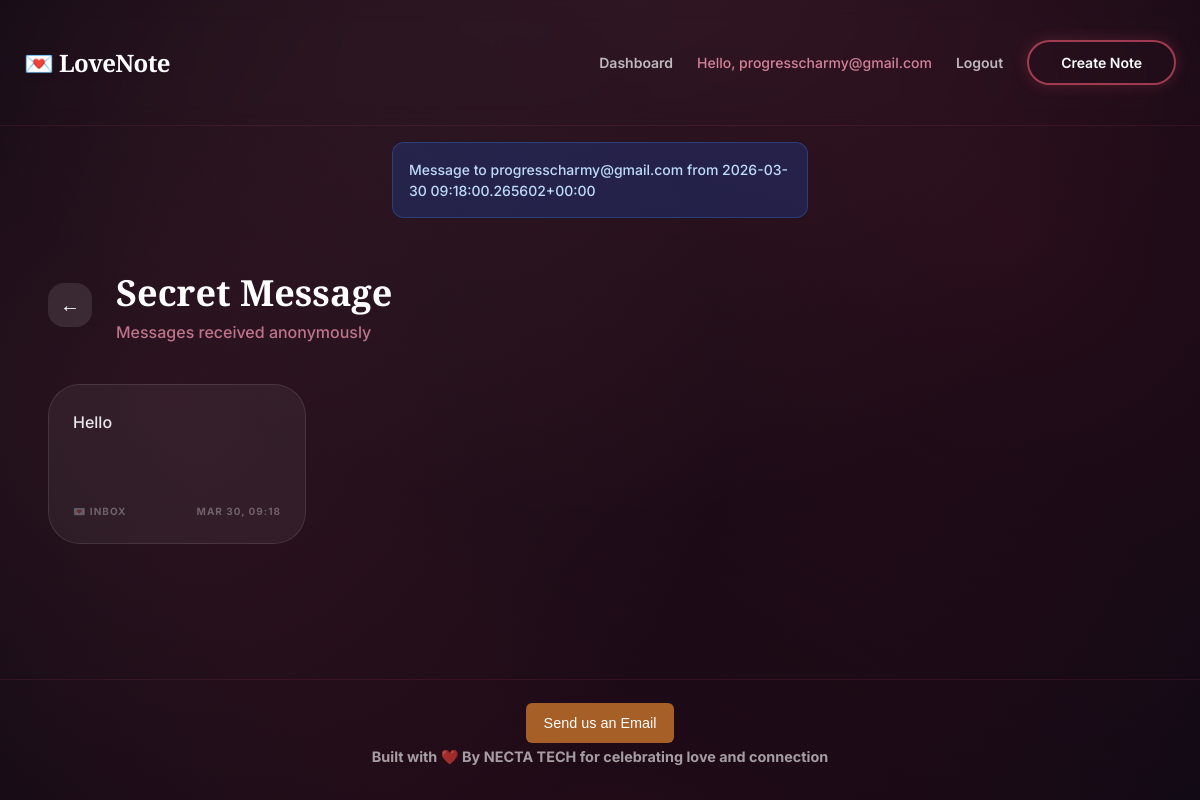
Page /messages/3/ (signed in) on the committed database.
### valapp/models.py (models this page shows, shortened)
class CustomUser(AbstractBaseUser, PermissionsMixin):
    email = models.EmailField(unique=True)
    first_name = models.CharField(max_length=150, blank=True)
    last_name = models.CharField(max_length=150, blank=True)
    is_active = models.BooleanField(default=True)
    is_staff = models.BooleanField(default=False)
    date_joined = models.DateTimeField(default=timezone.now)
    reset_code = models.CharField(max_length=6, blank=True, null=True)
    reset_code_expiry = models.DateTimeField(blank=True, null=True)
    USERNAME_FIELD = 'email'
    REQUIRED_FIELDS = []
    objects = UserManager()
    def get_short_name(self):
        return self.first_name or self.email

class AnonymousMessage(models.Model):
    link = models.ForeignKey(UserLink, on_delete=models.CASCADE, related_name='received_messages')
    content = models.TextField()
    created_at = models.DateTimeField(auto_now_add=True)
    is_read = models.BooleanField(default=False)
    def __str__(self):
        return f"Message to {self.link.user.email} from {self.created_at}"

class UserLink(models.Model):
    user = models.ForeignKey(CustomUser, on_delete=models.CASCADE, related_name='links')
    link_type = models.ForeignKey(LinkType, on_delete=models.CASCADE)
    short_code = models.CharField(max_length=20, null=True, blank=True)
    created_at = models.DateTimeField(auto_now_add=True)

class LinkType(models.Model):
    name = models.CharField(max_length=100) # e.g., "Ask me anything"
    prompt = models.CharField(max_length=255) # e.g., "Send me a secret message!"
    icon = models.CharField(max_length=50, default='💌')
    color_gradient = models.CharField(max_length=255, default='linear-gradient(135deg, #f45a75, #ff738d)')

### valapp/views.py (the view)
# urls.py: path('messages/<int:link_id>/', views.received_messages, name='received_messages'),
@login_required
def received_messages(request, link_id):
    link = get_object_or_404(UserLink, id=link_id, user=request.user)
    received_msgs = link.received_messages.all().order_by('-created_at')
    return render(request, 'received_messages.html', {'link': link, 'messages': received_msgs})

### valapp/templates/received_messages.html (shortened to what this page needs)
{% extends 'generic.html' %}
{% load static %}
{% block extra_head %}
<link rel="stylesheet" href="{% static 'valapp/css/dashboard.css' %}">
{% endblock %}
{% block content %}
<div class="dashboard-container">
    <div class="dashboard-header">
        <div class="dashboard-header-info">
            <a href="{% url 'dashboard' %}" class="btn-back">
                ←
            </a>
            <div>
                <h1 class="dashboard-title">{{ link.link_type.name }}</h1>
                <p class="dashboard-subtitle">Messages received anonymously</p>
            </div>
        </div>
    </div>
    {% if messages %}
    <div class="grid-small-cards">
        {% for msg in messages %}
        <a href="{% url 'message_detail' msg.id %}" class="message-inbox-card {% if not msg.is_read %}unread{% endif %}">
            <p class="message-preview-text">
                {{ msg.content }}
            </p>
            <div class="message-meta">
                <span>💌 Inbox</span>
                <span>{{ msg.created_at|date:"M d, H:i" }}</span>
            </div>
        </a>
        {% endfor %}
    </div>
    {% endif %}
</div>
{% endblock %}

### valapp/templates/generic.html (shortened to what this page needs)
{% load static %}
<!DOCTYPE html>
<html lang="en">
<head>
    <link rel="stylesheet" href="{% static 'valapp/css/style.css' %}">
    {% block extra_head %}{% endblock %}
</head>
<body>
    <header class="main-header">
      <a href="{% url 'index' %}" class="header-logo">
        <span class="text-rosePrimary">💌</span> LoveNote
      </a>
      <div class="header-nav desktop-only">
        {% if user.is_authenticated %}
          <a href="{% url 'dashboard' %}" class="nav-link">Dashboard</a>
          <span class="nav-greeting">Hello, {{ user.get_short_name }}</span>
          <a href="{% url 'logout' %}" class="nav-link">Logout</a>
        {% else %}
          <a href="{% url 'login' %}" class="nav-link">Login</a>
          <a href="{% url 'register' %}" class="nav-link">Register</a>
        {% endif %}
        <a href="{% url 'create_message' %}" class="btn-outline-romantic">
           Create Note
        </a>
      </div>
    </header>
    <main class="main-content">
        {% if messages %}
        <div class="alert-container">
            {% for message in messages %}
            <div class="alert-item {% if message.tags == 'error' %}alert-error{% elif message.tags == 'success' %}alert-success{% else %}alert-info{% endif %}">
                {{ message }}
            </div>
            {% endfor %}
        </div>
        {% endif %}
        {% block content %}{% endblock %}
    </main>
    <footer class="footer-minimal">
        <span style="border-top:8px;"><a href="mailto:progresscharmy@gmail.com" class="email-btn">Send us an Email</a></span>
       <h4 style="border-top:8px; padding-top: 12px;"> Built with ❤️ By  NECTA TECH for celebrating love and connection </h4>
    </footer>
</body>
</html>

### valapp/static/valapp/css/style.css (style rules this page uses)
:root { --rose-dark: #100a14; --rose-primary: #f45a75; --rose-soft: #ff9db5; --rose-deep: #861530; --rose-burgundy: #770d28; --white: #ffffff; --black: #000000; --font-heading: 'Playfair Display', serif; --font-body: 'Inter', 'Quicksand', sans-serif; }
* { box-sizing: border-box; margin: 0; padding: 0; }
body { font-family: var(--font-body); background-color: var(--rose-dark); background-image: radial-gradient(circle at 15% 50%, rgba(244, 90, 117, 0.12), transparent 50%), radial-gradient(circle at 85% 30%, rgba(134, 21, 48, 0.18), transparent 50%), radial-gradient(circle at 50% -20%, rgba(255, 115, 141, 0.15), transparent 60%), radial-gradient(circle at 50% 120%, rgba(119, 13, 40, 0.2), transparent 60%); background-attachment: fixed; background-size: cover; color: var(--white); min-height: 100vh; overflow-x: hidden; position: relative; line-height: 1.5; display: flex; flex-direction: column; -webkit-font-smoothing: antialiased; -moz-osx-font-smoothing: grayscale; }
.text-rosePrimary { color: var(--rose-primary); }
.main-header { padding: 2.5rem 1.5rem; max-width: 80rem; margin-left: auto; margin-right: auto; width: 100%; display: flex; justify-content: space-between; align-items: center; z-index: 10; border-bottom: 1px solid rgba(244, 90, 117, 0.1); backdrop-filter: blur(10px); }
.header-logo { font-size: 1.5rem; font-family: var(--font-heading); font-weight: 700; letter-spacing: -0.025em; color: var(--white); text-decoration: none; filter: drop-shadow(0 4px 3px rgba(0, 0, 0, 0.07)) drop-shadow(0 2px 2px rgba(0, 0, 0, 0.06)); }
.header-nav { display: flex; align-items: center; gap: 1.5rem; }
.nav-link { color: rgba(255, 255, 255, 0.7); text-decoration: none; font-size: 0.875rem; font-weight: 600; transition: color 0.3s ease; }
.nav-greeting { color: rgba(255, 157, 181, 0.8); font-size: 0.875rem; font-weight: 500; }
.btn-outline-romantic { color: var(--white); padding: 0.625rem 2rem; border-radius: 9999px; font-size: 0.875rem; font-weight: 600; border: 2px solid rgba(244, 90, 117, 0.6); text-decoration: none; transition: all 0.3s ease; box-shadow: 0 0 15px rgba(244, 90, 117, 0.2); }
.main-content { flex-grow: 1; z-index: 10; }
.alert-container { max-width: 28rem; margin: 1rem auto 0; padding: 0 1rem; }
.alert-item { padding: 1rem; border-radius: 0.75rem; margin-bottom: 1rem; font-size: 0.875rem; font-weight: 500; }
.alert-info { background-color: rgba(30, 58, 138, 0.4); color: #bfdbfe; border: 1px solid rgba(59, 130, 246, 0.3); }
.footer-minimal { text-align: center; padding: 2rem 1rem; color: rgba(255, 255, 255, 0.6); font-size: 0.9rem; border-top: 1px solid rgba(244, 90, 117, 0.1); margin-top: 4rem; }
header { border-bottom: 1px solid rgba(244, 90, 117, 0.1); backdrop-filter: blur(10px); }

### valapp/templates/generic.html (style rules this page uses)
.desktop-only { display: flex !important; }
.email-btn { border-top: 24px; background-color: #a75f28; color: white; padding: 12px 18px; text-decoration: none; border-radius: 6px; font-family: Arial, sans-serif; transition: 0.3s ease; }

### rows in the picture
CustomUser: get_short_name "progresscharmy@gmail.com"
AnonymousMessage: link+created_at "Message to progresscharmy@gmail.com from 2026-03-30 09:18:00.265602+00:00", content "Hello", created_at "MAR 30, 09:18"
UserLink: link_type.name "Secret Message"
